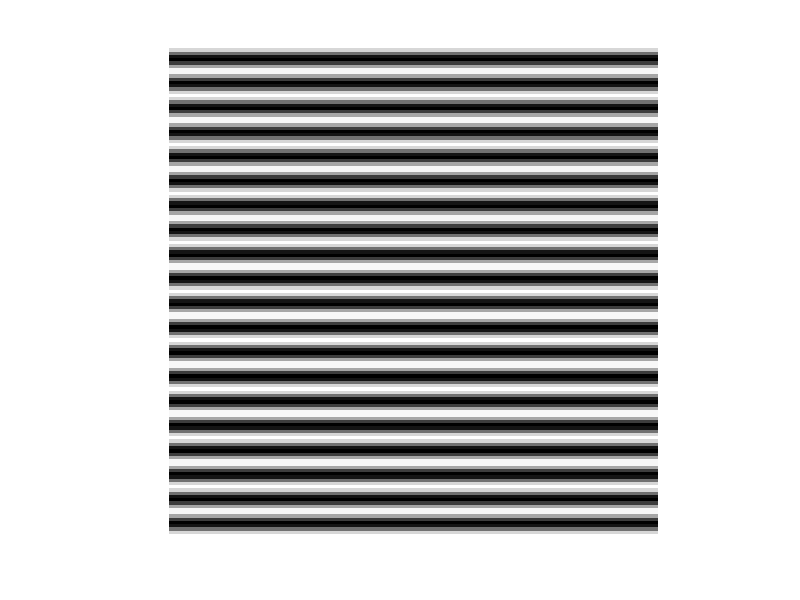
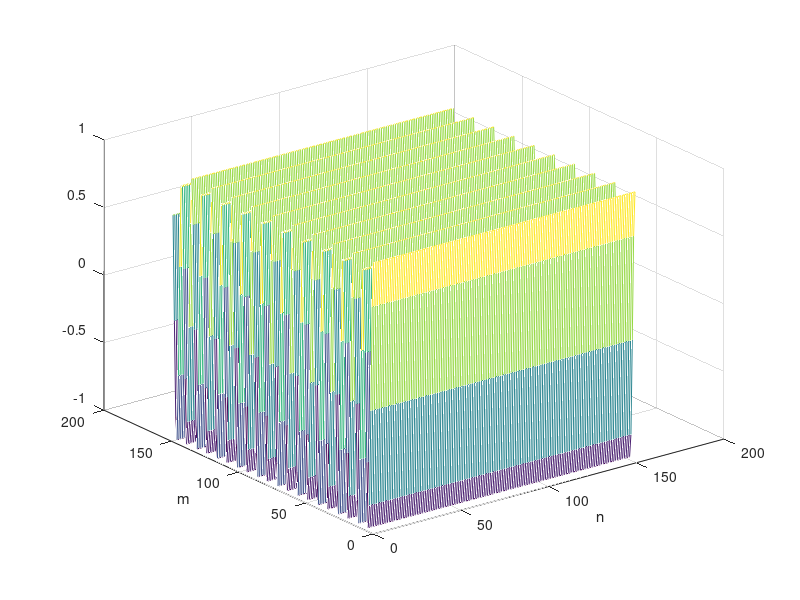
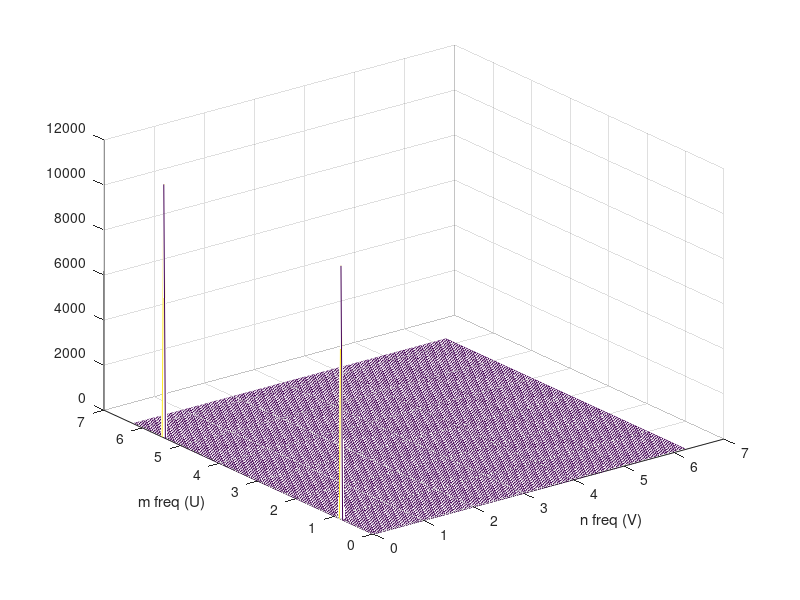
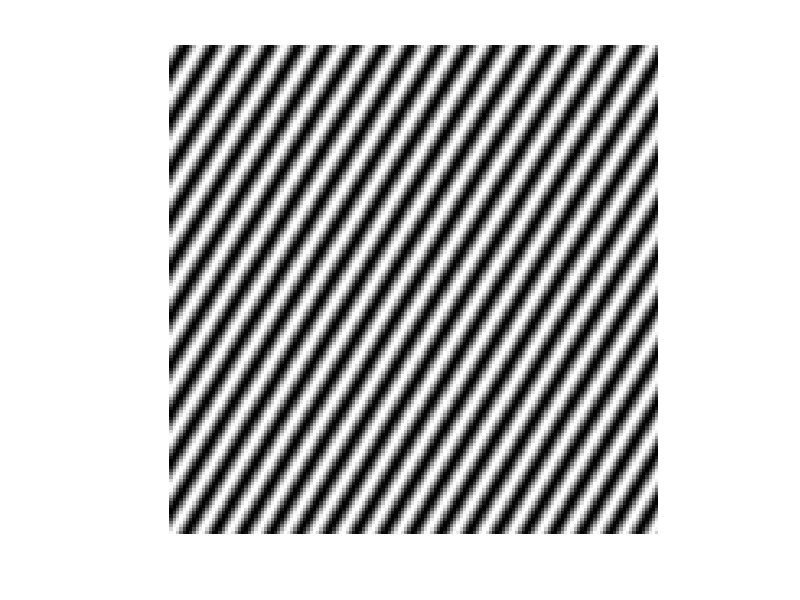

The MATLAB source for these figures, in order:
clc;
clear;
close all;

step =1;
p=0;
for m=0:step:149
    p=p+1 ; q=0;
    for n=0:step:149
        q=q+1;
        
        %         f(p,q) = cos(2*pi*m/7.5)*cos(2*pi*n/10);
        f(p,q) = cos((2*pi/7.5*m));
    end
end
figure;
imshow(f,[])


figure
mesh(f)
xlabel('n'),ylabel('m')

F = fft2(f);
l_f=length(F);
step_f = 2*pi/l_f;
[M_F,N_F]=meshgrid( 0:step_f:2*pi-step_f,  0:step_f:2*pi-step_f);
figure;
mesh(M_F , N_F ,abs(F));
xlabel('n freq (V)'); ylabel('m freq (U)')


%%%%%%%%%%%%%%%%%
theta = -pi/3; T = 7.5;
p=0;
for m=0:step:149
    p=p+1 ; q=0;
    for n=0:step:149
        q=q+1;
        
                 mm=m*cos(theta)-n*sin(theta);
                 f(p,q) = cos((2*pi/T).*mm);
    end
end
figure;
imshow(f,[])


figure
mesh(f)
xlabel('n'),ylabel('m')

[M , N] = size(f);
ff =  zeros(M,N);
for m=1:M
    for n=1:N
        ff(m,n) = ((-1)^(m+n)) * f(m,n);
    end
end




F = fft2(ff);
l_f=length(F);
step_f = 2*pi/l_f;
[M_F,N_F]=meshgrid( 0:step_f:2*pi-step_f,  0:step_f:2*pi-step_f);
figure;
mesh(M_F , N_F ,abs(real(F)));
xlabel('n freq (V)'); ylabel('m freq (U)')
pa = real(abs(F));
[a , b] = find(abs(real(F)) > 4500);


aa= mean((a(1)-75));
bb= mean((b(1)-75));
atand(aa/bb)

j